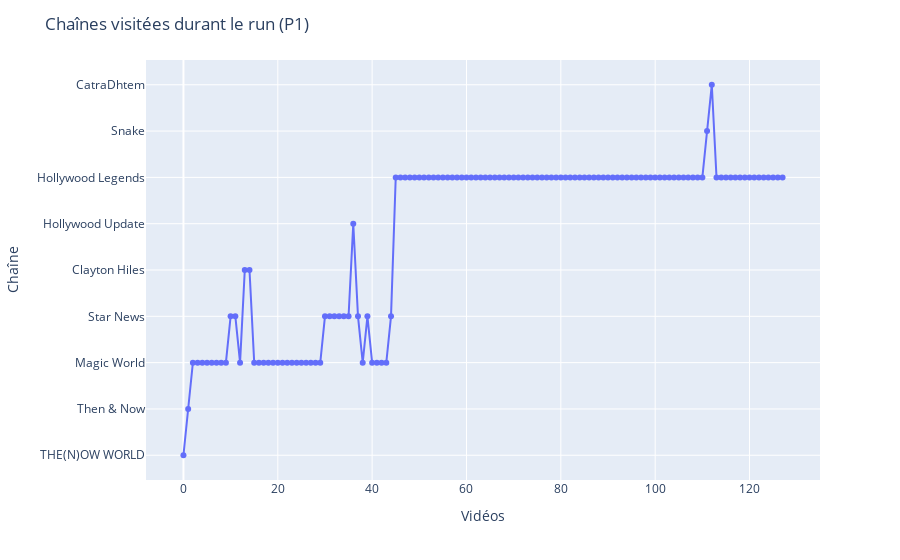

The cell this chart's notebook holds for it:
### Code cell
fig = px.line(df2, x=df2.index, y='channel_link',
              markers=True, labels={'index': 'Vidéos', 'channel_link': 'Chaîne'})
fig.update_layout(
    title='Chaînes visitées durant le run (P1)'
)
fig.write_html('plots/p1_same_channels2.html')
fig.show()

### Figure 1 — Plotly figure (JSON) as saved in the notebook; plotly's stock layout.template omitted (floating-point values rounded to 4 significant figures)
{"data": [{"hovertemplate": "Vidéos=%{x}<br>Chaîne=%{y}<extra></extra>", "legendgroup": "", "line": {"color": "#636efa", "dash": "solid"}, "marker": {"symbol": "circle"}, "mode": "markers+lines", "name": "", "orientation": "h", "showlegend": false, "x": [0, 1, 2, 3, 4, 5, 6, 7, 8, 9, 10, 11, 12, 13, 14, 15, 16, 17, 18, 19, 20, 21, 22, 23, 24, 25, 26, 27, 28, 29, 30, 31, 32, 33, 34, 35, 36, 37, 38, 39, 40, 41, 42, 43, 44, 45, 46, 47, 48, 49, 50, 51, 52, 53, 54, 55, 56, 57, 58, 59, 60, 61, 62, 63, 64, 65, 66, 67, 68, 69, 70, 71, 72, 73, 74, 75, 76, 77, 78, 79, 80, 81, 82, 83, 84, 85, 86, 87, 88, 89, 90, 91, 92, 93, 94, 95, 96, 97, 98, 99, 100, 101, 102, 103, 104, 105, 106, 107, 108, 109, 110, 111, 112, 113, 114, 115, 116, 117, 118, 119, 120, 121, 122, 123, 124, 125, 126, 127], "xaxis": "x", "y": ["THE(N)OW WORLD", "Then & Now", "Magic World", "Magic World", "Magic World", "Magic World", "Magic World", "Magic World", "Magic World", "Magic World", "Star News", "Star News", "Magic World", "Clayton Hiles", "Clayton Hiles", "Magic World", "Magic World", "Magic World", "Magic World", "Magic World", "Magic World", "Magic World", "Magic World", "Magic World", "Magic World", "Magic World", "Magic World", "Magic World", "Magic World", "Magic World", "Star News", "Star News", "Star News", "Star News", "Star News", "Star News", "Hollywood Update", "Star News", "Magic World", "Star News", "Magic World", "Magic World", "Magic World", "Magic World", "Star News", "Hollywood Legends", "Hollywood Legends", "Hollywood Legends", "Hollywood Legends", "Hollywood Legends", "Hollywood Legends", "Hollywood Legends", "Hollywood Legends", "Hollywood Legends", "Hollywood Legends", "Hollywood Legends", "Hollywood Legends", "Hollywood Legends", "Hollywood Legends", "Hollywood Legends", "Hollywood Legends", "Hollywood Legends", "Hollywood Legends", "Hollywood Legends", "Hollywood Legends", "Hollywood Legends", "Hollywood Legends", "Hollywood Legends", "Hollywood Legends", "Hollywood Legends", "Hollywood Legends", "Hollywood Legends", "Hollywood Legends", "Hollywood Legends", "Hollywood Legends", "Hollywood Legends", "Hollywood Legends", "Hollywood Legends", "Hollywood Legends", "Hollywood Legends", "Hollywood Legends", "Hollywood Legends", "Hollywood Legends", "Hollywood Legends", "Hollywood Legends", "Hollywood Legends", "Hollywood Legends", "Hollywood Legends", "Hollywood Legends", "Hollywood Legends", "Hollywood Legends", "Hollywood Legends", "Hollywood Legends", "Hollywood Legends", "Hollywood Legends", "Hollywood Legends", "Hollywood Legends", "Hollywood Legends", "Hollywood Legends", "Hollywood Legends", "Hollywood Legends", "Hollywood Legends", "Hollywood Legends", "Hollywood Legends", "Hollywood Legends", "Hollywood Legends", "Hollywood Legends", "Hollywood Legends", "Hollywood Legends", "Hollywood Legends", "Hollywood Legends", "Snake", "CatraDhtem", "Hollywood Legends", "Hollywood Legends", "Hollywood Legends", "Hollywood Legends", "Hollywood Legends", "Hollywood Legends", "Hollywood Legends", "Hollywood Legends", "Hollywood Legends", "Hollywood Legends", "Hollywood Legends", "Hollywood Legends", "Hollywood Legends", "Hollywood Legends", "Hollywood Legends"], "yaxis": "y", "type": "scatter"}], "layout": {"xaxis": {"anchor": "y", "domain": [0.0, 1.0], "title": {"text": "Vidéos"}}, "yaxis": {"anchor": "x", "domain": [0.0, 1.0], "title": {"text": "Chaîne"}}, "legend": {"tracegroupgap": 0}, "margin": {"t": 60}, "title": {"text": "Chaînes visitées durant le run (P1)"}}}
